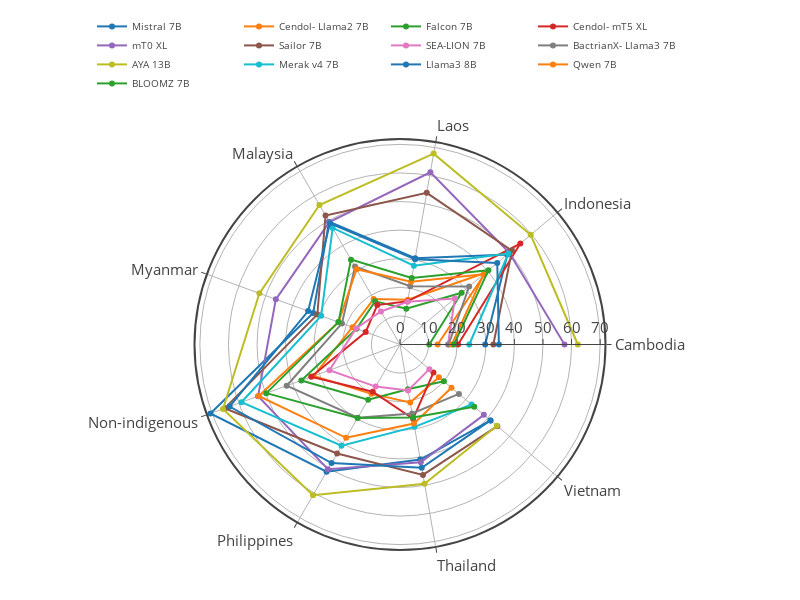

Source (notebook cell):
### Markdown cell above
#### Per region

### Code cell
import plotly.express as px

fig = go.Figure()

for i, model in enumerate(df["model"].unique()):
    pdf = df[(df['prompt_lang'] == 'eng') & (df['model'] == model)].groupby(['prompt_lang', 'region'])[['accuracy','macro_f1_score','weighted_f1_score']].mean().reset_index()
    fig.add_trace(go.Scatterpolar(
          r=pdf['weighted_f1_score'],
          theta=pdf["region"].unique(),
          fill='none',
          # line=dict(color=px.colors.sequential.Viridis[i]),
          name=model_to_display_name[model],
    ))

# fig.update_layout(
#     template='plotly_white',
# )

fig.update_layout(
    template='none',
    width=800,
    height=600,
    margin=dict(l=50, r=50, t=50, b=50),
    font_size = 15,
    showlegend = True,
    polar = dict(
      angularaxis = dict(
        linewidth = 2,
        showline=True,
        linecolor='light gray'
      ),
      radialaxis = dict(
        side = "counterclockwise",
        showline = True,
        linewidth = 1,
        gridcolor = "light gray",
        gridwidth = 1,
      ),
    ),
    legend=dict(
        orientation="h",
        yanchor="bottom",
        y=1.1,
        xanchor="right",
        x=0.9,
        font_size=10,
    )
)

fig.write_image('../figures/nlu/weighted_f1_score_per_region.pdf')
fig.show()

### Figure 1 — Plotly figure (JSON) as saved in the notebook; plotly's stock layout.template omitted (floating-point values rounded to 4 significant figures)
{"data": [{"fill": "none", "name": "Mistral 7B", "r": [29.8, 49.01, 30.67, 49.61, 32.3, 70.57, 51.39, 40.85, 41.31], "theta": ["Cambodia", "Indonesia", "Laos", "Malaysia", "Myanmar", "Non-indigenous", "Philippines", "Thailand", "Vietnam"], "type": "scatterpolar"}, {"fill": "none", "name": "Cendol-\nLlama2 7B", "r": [13.16, 39.03, 15.92, 18.42, 17.69, 32.14, 19.94, 20.57, 17.76], "theta": ["Cambodia", "Indonesia", "Laos", "Malaysia", "Myanmar", "Non-indigenous", "Philippines", "Thailand", "Vietnam"], "type": "scatterpolar"}, {"fill": "none", "name": "Falcon 7B", "r": [10.24, 28.15, 12.7, 17.43, 16.17, 36.73, 22.28, 15.9, 20.04], "theta": ["Cambodia", "Indonesia", "Laos", "Malaysia", "Myanmar", "Non-indigenous", "Philippines", "Thailand", "Vietnam"], "type": "scatterpolar"}, {"fill": "none", "name": "Cendol-\nmT5 XL", "r": [20.3, 54.95, 15.33, 15.9, 12.77, 33.05, 19.05, 26.41, 15.25], "theta": ["Cambodia", "Indonesia", "Laos", "Malaysia", "Myanmar", "Non-indigenous", "Philippines", "Thailand", "Vietnam"], "type": "scatterpolar"}, {"fill": "none", "name": "mT0 XL", "r": [57.54, 49.92, 61.15, 49.44, 46.21, 52.83, 50.41, 41.83, 38.29], "theta": ["Cambodia", "Indonesia", "Laos", "Malaysia", "Myanmar", "Non-indigenous", "Philippines", "Thailand", "Vietnam"], "type": "scatterpolar"}, {"fill": "none", "name": "Sailor 7B", "r": [32.65, 51.1, 53.88, 52.09, 30.76, 65.25, 44.01, 46.32, 44.44], "theta": ["Cambodia", "Indonesia", "Laos", "Malaysia", "Myanmar", "Non-indigenous", "Philippines", "Thailand", "Vietnam"], "type": "scatterpolar"}, {"fill": "none", "name": "SEA-LION\n7B", "r": [16.79, 25.05, 15.18, 13.34, 16.4, 26.25, 17.01, 16.3, 13.41], "theta": ["Cambodia", "Indonesia", "Laos", "Malaysia", "Myanmar", "Non-indigenous", "Philippines", "Thailand", "Vietnam"], "type": "scatterpolar"}, {"fill": "none", "name": "BactrianX-\nLlama3 7B", "r": [16.99, 31.58, 20.71, 31.46, 21.6, 42.19, 29.54, 24.48, 26.9], "theta": ["Cambodia", "Indonesia", "Laos", "Malaysia", "Myanmar", "Non-indigenous", "Philippines", "Thailand", "Vietnam"], "type": "scatterpolar"}, {"fill": "none", "name": "AYA 13B", "r": [62.2, 59.67, 67.8, 56.35, 52.34, 65.88, 60.86, 49.45, 44.26], "theta": ["Cambodia", "Indonesia", "Laos", "Malaysia", "Myanmar", "Non-indigenous", "Philippines", "Thailand", "Vietnam"], "type": "scatterpolar"}, {"fill": "none", "name": "Merak v4 7B", "r": [24.23, 49.51, 27.98, 47.1, 29.35, 59.02, 40.91, 29.26, 32.66], "theta": ["Cambodia", "Indonesia", "Laos", "Malaysia", "Myanmar", "Non-indigenous", "Philippines", "Thailand", "Vietnam"], "type": "scatterpolar"}, {"fill": "none", "name": "Llama3 8B", "r": [34.59, 44.41, 30.29, 48.97, 34.19, 63.43, 47.89, 43.77, 41.3], "theta": ["Cambodia", "Indonesia", "Laos", "Malaysia", "Myanmar", "Non-indigenous", "Philippines", "Thailand", "Vietnam"], "type": "scatterpolar"}, {"fill": "none", "name": "Qwen 7B", "r": [18.12, 38.26, 22.25, 30.4, 22.9, 52.63, 37.67, 28.07, 23.5], "theta": ["Cambodia", "Indonesia", "Laos", "Malaysia", "Myanmar", "Non-indigenous", "Philippines", "Thailand", "Vietnam"], "type": "scatterpolar"}, {"fill": "none", "name": "BLOOMZ 7B", "r": [18.88, 40.37, 23.62, 34.27, 22.9, 49.77, 29.71, 25.93, 33.89], "theta": ["Cambodia", "Indonesia", "Laos", "Malaysia", "Myanmar", "Non-indigenous", "Philippines", "Thailand", "Vietnam"], "type": "scatterpolar"}], "layout": {"font": {"size": 15}, "height": 600, "legend": {"font": {"size": 10}, "orientation": "h", "x": 0.9, "xanchor": "right", "y": 1.1, "yanchor": "bottom"}, "margin": {"b": 50, "l": 50, "r": 50, "t": 50}, "polar": {"angularaxis": {"linecolor": "light gray", "linewidth": 2, "showline": true, "type": "category"}, "radialaxis": {"autorange": true, "gridcolor": "light gray", "gridwidth": 1, "linewidth": 1, "range": [0, 71.88], "showline": true, "side": "counterclockwise", "type": "linear"}}, "showlegend": true, "width": 800}}
